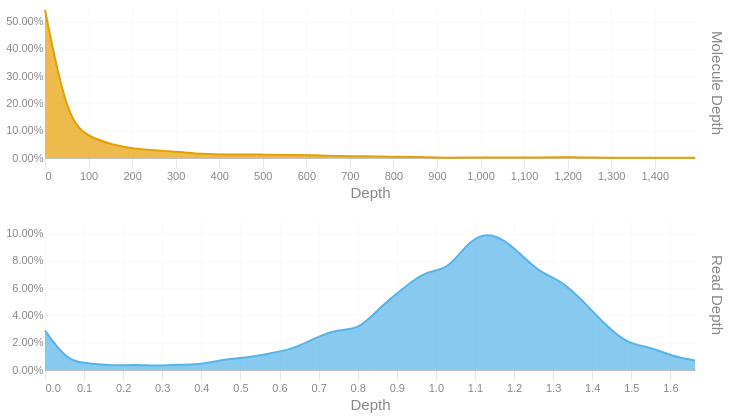

Write notebook code for a chart like this one.
### Code cell
readdep = depth_hist(tb['Read Depth'], q99, 3)
readdep = readdep.with_columns(pl.lit('Read Depth').alias('Metric'))
if not SKIPLR:
    moldep = depth_hist(tb['Molecule Depth'], mol_q99, 1)
    moldep = moldep.with_columns(pl.lit('Molecule Depth').alias('Metric'))
    _hist = pl.concat([readdep, moldep])
    _hist = _hist.filter(pl.col('Proportion') != 0)
    with SafeRender(_hist):
        (
            alt.Chart(_hist)        
            .mark_area(interpolate = "basis")
            .encode(
                x=alt.X('Bin:Q').scale(domainMin=0).axis(alt.Axis(title='Depth')),
                y = alt.Y('Proportion:Q', title = None).axis(format = '.2%'),
                color = alt.Color('Metric:N').legend(None),
                row = alt.Row("Metric:N").header(title = None, labelOrient = 'right'),
                tooltip = [
                    alt.Tooltip("Metric:N", title = "Metric"),
                    alt.Tooltip('Interval:N', title = "Depth Interval"),
                    alt.Tooltip('Proportion:Q', title = "% Alignments").format('.2%')
                ]
            )
            .resolve_scale(x='independent', y='independent')
            .properties(
                height = 150, width = 650,
                usermeta={'embedOptions': {'downloadFileName': f'{samplename}.depth.hist'}}
            )
        ).display()
else:
    readdep = readdep.filter(pl.col('Proportion') != 0)
    with SafeRender(readdep):
        (
            alt.Chart(readdep)        
            .mark_area(interpolate = "basis")
            .encode(
                x=alt.X('Bin:Q').scale(domainMin=0).axis(alt.Axis(title='Depth')),
                y = alt.Y('Proportion:Q', title = None).axis(format = '.2%'),
                tooltip = [
                    alt.Tooltip('Interval:N', title = "Depth Interval"),
                    alt.Tooltip('Proportion:Q', title = "% Alignments").format('.2%')
                ]
            )
            .properties(
                usermeta={'embedOptions': {'downloadFileName': f'{samplename}.depth.hist'}}
            )
        ).display()

### Figure 1 — Vega-Lite specification as saved in the notebook (floating-point values rounded to 4 significant figures)
{"width": 650, "height": 150, "config": {"title": {"anchor": "start", "dy": -15, "fontSize": 18, "color": "#888888", "subtitleColor": "#888888", "subtitleFontSize": 14}, "arc": {"fill": "#0072B2"}, "axis": {"domainColor": "#888888", "domainWidth": 0.5, "gridWidth": 0.2, "grid": false, "titleFontWeight": 400, "titleFontSize": 15, "labelFontSize": 11, "labelColor": "#888888", "tickColor": "#888888", "tickWidth": 0.2, "titleColor": "#888888"}, "axisBand": {"grid": false}, "axisX": {"grid": true, "tickSize": 10, "domainCap": "round"}, "axisY": {"domain": false, "grid": true, "tickSize": 0, "domainCap": "round"}, "background": "transparent", "header": {"labelFontSize": 15, "labelColor": "#888888", "titleFontSize": 15, "titleFontWeight": 600, "titleColor": "#888888"}, "legend": {"labelFont": "sans-serif", "labelFontSize": 12, "labelColor": "#888888", "symbolSize": 100, "symbolType": "circle", "titleFontSize": 12, "titlePadding": 10, "titleColor": "#888888", "title": null}, "range": {"category": ["#E69F00", "#56B4E9", "#009E73", "#F0E442", "#0072B2", "#D55E00", "#CC79A7", "#000000"], "diverging": ["#cfe8f3", "#a2d4ec", "#73bfe2", "#46abdb", "#1696d2", "#12719e"]}, "area": {"fill": "#0072B2", "fillOpacity": 0.7, "line": true, "strokeOpacity": 0.7}, "line": {"color": "#0072B2", "stroke": "#0072B2", "strokeWidth": 2}, "trail": {"color": "#0072B2", "stroke": "#0072B2", "strokeWidth": 0, "size": 1}, "point": {"filled": true, "fillOpacity": 1.0, "size": 95}, "text": {"color": "#888888", "fontSize": 11, "align": "right", "fontWeight": 400, "size": 11}, "bar": {"fill": "#0072B2", "stroke": null}, "view": {"stroke": null, "continuousWidth": 660, "continuousHeight": 400}}, "data": {"name": "data-a60714cb6e202bd3f7f8f1690d6d45c2"}, "mark": {"type": "area", "interpolate": "basis"}, "encoding": {"color": {"field": "Metric", "legend": null, "type": "nominal"}, "row": {"field": "Metric", "header": {"title": null, "labelOrient": "right"}, "type": "nominal"}, "tooltip": [{"field": "Metric", "title": "Metric", "type": "nominal"}, {"field": "Interval", "title": "Depth Interval", "type": "nominal"}, {"field": "Proportion", "format": ".2%", "title": "% Alignments", "type": "quantitative"}], "x": {"axis": {"title": "Depth"}, "field": "Bin", "scale": {"domainMin": 0}, "type": "quantitative"}, "y": {"axis": {"format": ".2%"}, "field": "Proportion", "title": null, "type": "quantitative"}}, "resolve": {"scale": {"x": "independent", "y": "independent"}}, "usermeta": {"embedOptions": {"downloadFileName": "S1_Annapolis_004.depth.hist"}}, "$schema": "https://vega.github.io/schema/vega-lite/v6.1.0.json", "datasets": {"data-a60714cb6e202bd3f7f8f1690d6d45c2": [{"Bin": 0.0, "Interval": "0.0-0.057", "Proportion": 0.029, "Metric": "Read Depth"}, {"Bin": 0.057, "Interval": "0.057-0.115", "Proportion": 0.006, "Metric": "Read Depth"}, {"Bin": 0.115, "Interval": "0.115-0.172", "Proportion": 0.005, "Metric": "Read Depth"}, {"Bin": 0.172, "Interval": "0.172-0.229", "Proportion": 0.003, "Metric": "Read Depth"}, {"Bin": 0.229, "Interval": "0.229-0.287", "Proportion": 0.004, "Metric": "Read Depth"}, {"Bin": 0.287, "Interval": "0.287-0.344", "Proportion": 0.003, "Metric": "Read Depth"}, {"Bin": 0.344, "Interval": "0.344-0.401", "Proportion": 0.004, "Metric": "Read Depth"}, {"Bin": 0.401, "Interval": "0.401-0.459", "Proportion": 0.004, "Metric": "Read Depth"}, {"Bin": 0.459, "Interval": "0.459-0.516", "Proportion": 0.008, "Metric": "Read Depth"}, {"Bin": 0.516, "Interval": "0.516-0.573", "Proportion": 0.009, "Metric": "Read Depth"}, {"Bin": 0.573, "Interval": "0.573-0.631", "Proportion": 0.012, "Metric": "Read Depth"}, {"Bin": 0.631, "Interval": "0.631-0.688", "Proportion": 0.015, "Metric": "Read Depth"}, {"Bin": 0.688, "Interval": "0.688-0.745", "Proportion": 0.023, "Metric": "Read Depth"}, {"Bin": 0.745, "Interval": "0.745-0.803", "Proportion": 0.03, "Metric": "Read Depth"}, {"Bin": 0.803, "Interval": "0.803-0.86", "Proportion": 0.029, "Metric": "Read Depth"}, {"Bin": 0.86, "Interval": "0.86-0.917", "Proportion": 0.047, "Metric": "Read Depth"}, {"Bin": 0.917, "Interval": "0.917-0.975", "Proportion": 0.06, "Metric": "Read Depth"}, {"Bin": 0.975, "Interval": "0.975-1.032", "Proportion": 0.073, "Metric": "Read Depth"}, {"Bin": 1.032, "Interval": "1.032-1.089", "Proportion": 0.073, "Metric": "Read Depth"}, {"Bin": 1.089, "Interval": "1.089-1.147", "Proportion": 0.097, "Metric": "Read Depth"}, {"Bin": 1.147, "Interval": "1.147-1.204", "Proportion": 0.101, "Metric": "Read Depth"}, {"Bin": 1.204, "Interval": "1.204-1.261", "Proportion": 0.089, "Metric": "Read Depth"}, {"Bin": 1.261, "Interval": "1.261-1.319", "Proportion": 0.072, "Metric": "Read Depth"}, {"Bin": 1.319, "Interval": "1.319-1.376", "Proportion": 0.066, "Metric": "Read Depth"}, {"Bin": 1.376, "Interval": "1.376-1.433", "Proportion": 0.051, "Metric": "Read Depth"}, {"Bin": 1.433, "Interval": "1.433-1.491", "Proportion": 0.033, "Metric": "Read Depth"}, {"Bin": 1.491, "Interval": "1.491-1.548", "Proportion": 0.019, "Metric": "Read Depth"}, {"Bin": 1.548, "Interval": "1.548-1.605", "Proportion": 0.017, "Metric": "Read Depth"}, {"Bin": 1.605, "Interval": "1.605-1.663", "Proportion": 0.01, "Metric": "Read Depth"}, {"Bin": 1.663, "Interval": "1.663-1.72", "Proportion": 0.007, "Metric": "Read Depth"}, {"Bin": 0.0, "Interval": "0.0-51.5", "Proportion": 0.543, "Metric": "Molecule Depth"}, {"Bin": 51.5, "Interval": "51.5-102.9", "Proportion": 0.135, "Metric": "Molecule Depth"}, {"Bin": 102.9, "Interval": "102.9-154.4", "Proportion": 0.075, "Metric": "Molecule Depth"}, {"Bin": 154.4, "Interval": "154.4-205.9", "Proportion": 0.049, "Metric": "Molecule Depth"}, {"Bin": 205.9, "Interval": "205.9-257.3", "Proportion": 0.033, "Metric": "Molecule Depth"}, {"Bin": 257.3, "Interval": "257.3-308.8", "Proportion": 0.027, "Metric": "Molecule Depth"}, {"Bin": 308.8, "Interval": "308.8-360.2", "Proportion": 0.022, "Metric": "Molecule Depth"}, {"Bin": 360.2, "Interval": "360.2-411.7", "Proportion": 0.015, "Metric": "Molecule Depth"}, {"Bin": 411.7, "Interval": "411.7-463.2", "Proportion": 0.012, "Metric": "Molecule Depth"}, {"Bin": 463.2, "Interval": "463.2-514.6", "Proportion": 0.013, "Metric": "Molecule Depth"}, {"Bin": 514.6, "Interval": "514.6-566.1", "Proportion": 0.012, "Metric": "Molecule Depth"}, {"Bin": 566.1, "Interval": "566.1-617.6", "Proportion": 0.011, "Metric": "Molecule Depth"}, {"Bin": 617.6, "Interval": "617.6-669.0", "Proportion": 0.01, "Metric": "Molecule Depth"}, {"Bin": 669.0, "Interval": "669.0-720.5", "Proportion": 0.007, "Metric": "Molecule Depth"}, {"Bin": 720.5, "Interval": "720.5-772.0", "Proportion": 0.007, "Metric": "Molecule Depth"}, {"Bin": 772.0, "Interval": "772.0-823.4", "Proportion": 0.005, "Metric": "Molecule Depth"}, {"Bin": 823.4, "Interval": "823.4-874.9", "Proportion": 0.005, "Metric": "Molecule Depth"}, {"Bin": 874.9, "Interval": "874.9-926.3", "Proportion": 0.002, "Metric": "Molecule Depth"}, {"Bin": 926.3, "Interval": "926.3-977.8", "Proportion": 0.001, "Metric": "Molecule Depth"}, {"Bin": 977.8, "Interval": "977.8-1029.3", "Proportion": 0.002, "Metric": "Molecule Depth"}, {"Bin": 1029.0, "Interval": "1029.3-1080.7", "Proportion": 0.002, "Metric": "Molecule Depth"}, {"Bin": 1081.0, "Interval": "1080.7-1132.2", "Proportion": 0.002, "Metric": "Molecule Depth"}, {"Bin": 1132.0, "Interval": "1132.2-1183.7", "Proportion": 0.002, "Metric": "Molecule Depth"}, {"Bin": 1184.0, "Interval": "1183.7-1235.1", "Proportion": 0.003, "Metric": "Molecule Depth"}, {"Bin": 1235.0, "Interval": "1235.1-1286.6", "Proportion": 0.002, "Metric": "Molecule Depth"}, {"Bin": 1287.0, "Interval": "1286.6-1338.0", "Proportion": 0.001, "Metric": "Molecule Depth"}, {"Bin": 1338.0, "Interval": "1338.0-1389.5", "Proportion": 0.001, "Metric": "Molecule Depth"}, {"Bin": 1390.0, "Interval": "1389.5-1441.0", "Proportion": 0.001, "Metric": "Molecule Depth"}, {"Bin": 1441.0, "Interval": "1441.0-1492.4", "Proportion": 0.001, "Metric": "Molecule Depth"}, {"Bin": 1492.0, "Interval": "1492.4-1543.9", "Proportion": 0.001, "Metric": "Molecule Depth"}]}}
